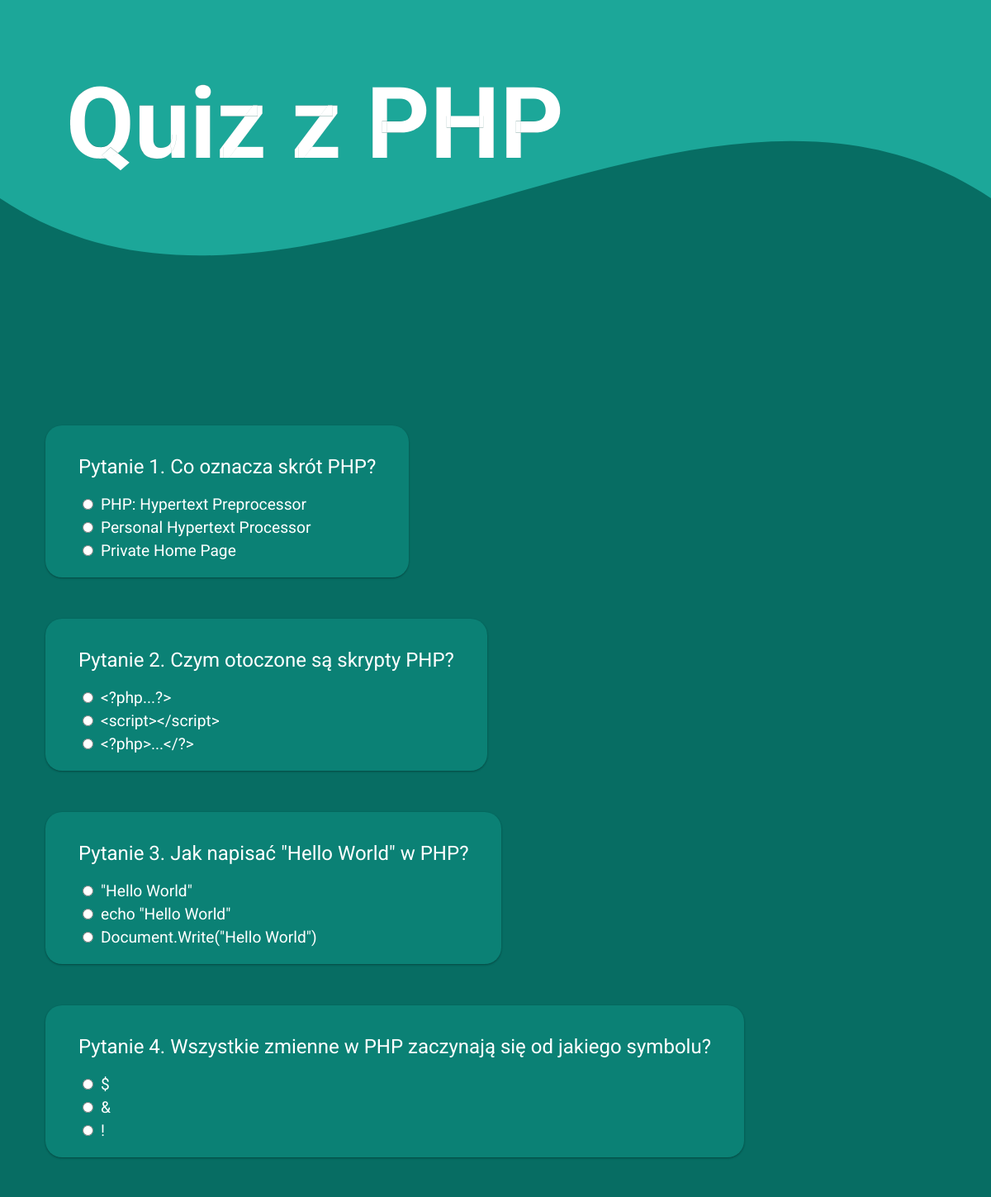
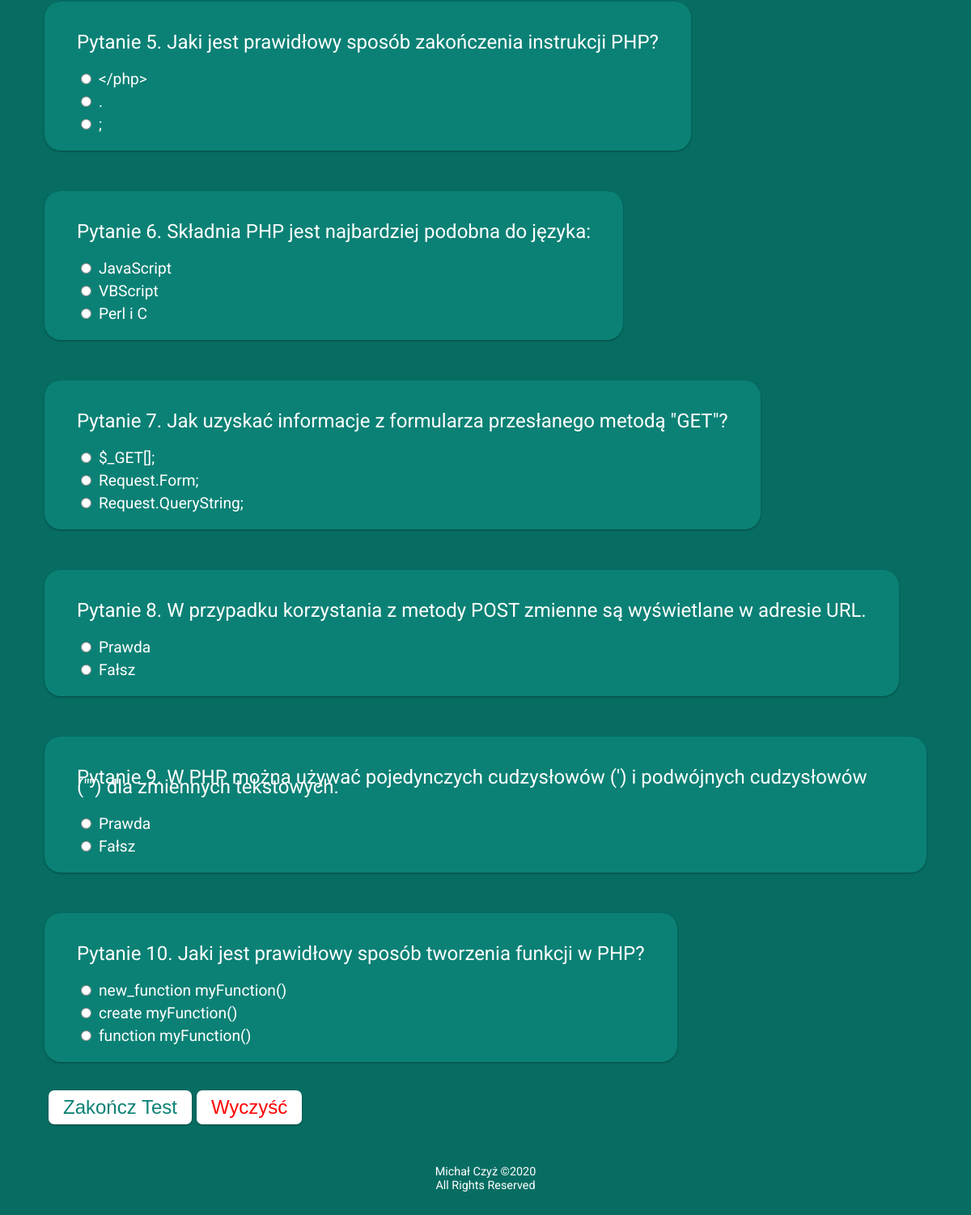
The app's page /quiz/index.php with its own data (2 pictures, top to bottom).
### tables this page shows
CREATE TABLE `quiz` (
  `id` int(11) NOT NULL,
  `question` text NOT NULL,
  `answer1` text NOT NULL,
  `answer2` text NOT NULL,
  `answer3` text NOT NULL,
  `correct` text NOT NULL
);

### quiz/index.php (the view, shortened to what this page needs)
<?php
    @require "./auth.php";
    $query = "SELECT * FROM quiz";
    $result = $db -> query($query);
    while($row = $result -> fetch_array()) {
        $rows[] = $row;
    }
?>
<!DOCTYPE html>
<html lang="en">
<head>
    <link rel="stylesheet" href="https://unpkg.com/aos@next/dist/aos.css" />
</head>
<body>
    <div class="header">
        <h1 data-aos="fade-right" data-aos-duration="1000">Quiz z PHP</h1>
        <svg viewBox="0 0 500 500" preserveAspectRatio="xMinYMin meet">
            <path d="M0,100 C150,200 350,0 500,100 L500,00 L0,0 Z" style="stroke: none; fill:#1ca799;"></path>
        </svg>
    </div>
    <div class="questions">
        <form action="./answers/" method="POST">
            <div data-aos="fade-up" data-aos-duration="1000" class="question-block">
                <h3>Pytanie <?php echo $rows[0][0] . '. '. $rows[0][1];?></h3>
                <div><label><input type="radio" name="q<?php echo $rows[0][0];?>" value="A"> <span class="ans"><?php echo $rows[0][2];?></span></label></div>
                <div><label><input type="radio" name="q<?php echo $rows[0][0];?>" value="B"> <span class="ans"><?php echo $rows[0][3];?></span></label></div>
                <div><label><input type="radio" name="q<?php echo $rows[0][0];?>" value="C"> <span class="ans"><?php echo $rows[0][4];?></span></label></div>
            </div>
            <div data-aos="fade-up" data-aos-duration="1000" class="question-block">
                <h3>Pytanie <?php echo $rows[1][0] . '. '. $rows[1][1];?></h3>
                <div><label><input type="radio" name="q<?php echo $rows[1][0];?>" value="A"> <span class="ans"><?php echo $rows[1][2];?></span></label></div>
                <div><label><input type="radio" name="q<?php echo $rows[1][0];?>" value="B"> <span class="ans"><?php echo $rows[1][3];?></span></label></div>
                <div><label><input type="radio" name="q<?php echo $rows[1][0];?>" value="C"> <span class="ans"><?php echo $rows[1][4];?></span></label></div>
            </div>
            <div data-aos="fade-up" data-aos-duration="1000" class="question-block">
                <h3>Pytanie <?php echo $rows[2][0] . '. '. $rows[2][1];?></h3>
                <div><label><input type="radio" name="q<?php echo $rows[2][0];?>" value="A"> <span class="ans"><?php echo $rows[2][2];?></span></label></div>
                <div><label><input type="radio" name="q<?php echo $rows[2][0];?>" value="B"> <span class="ans"><?php echo $rows[2][3];?></span></label></div>
                <div><label><input type="radio" name="q<?php echo $rows[2][0];?>" value="C"> <span class="ans"><?php echo $rows[2][4];?></span></label></div>
            </div>
            <div data-aos="fade-up" data-aos-duration="1000" class="question-block">
                <h3>Pytanie <?php echo $rows[3][0] . '. '. $rows[3][1];?></h3>
                <div><label><input type="radio" name="q<?php echo $rows[3][0];?>" value="A"> <span class="ans"><?php echo $rows[3][2];?></span></label></div>
                <div><label><input type="radio" name="q<?php echo $rows[3][0];?>" value="B"> <span class="ans"><?php echo $rows[3][3];?></span></label></div>
                <div><label><input type="radio" name="q<?php echo $rows[3][0];?>" value="C"> <span class="ans"><?php echo $rows[3][4];?></span></label></div>
            </div>
            <div data-aos="fade-up" data-aos-duration="1000" class="question-block">
                <h3>Pytanie <?php echo $rows[4][0] . '. '. $rows[4][1];?></h3>
                <div><label><input type="radio" name="q<?php echo $rows[4][0];?>" value="A"> <span class="ans"><?php echo $rows[4][2];?></span></label></div>
                <div><label><input type="radio" name="q<?php echo $rows[4][0];?>" value="B"> <span class="ans"><?php echo $rows[4][3];?></span></label></div>
                <div><label><input type="radio" name="q<?php echo $rows[4][0];?>" value="C"> <span class="ans"><?php echo $rows[4][4];?></span></label></div>
            </div>
            <div data-aos="fade-up" data-aos-duration="1000" class="question-block">
                <h3>Pytanie <?php echo $rows[5][0] . '. '. $rows[5][1];?></h3>
                <div><label><input type="radio" name="q<?php echo $rows[5][0];?>" value="A"> <span class="ans"><?php echo $rows[5][2];?></span></label></div>
                <div><label><input type="radio" name="q<?php echo $rows[5][0];?>" value="B"> <span class="ans"><?php echo $rows[5][3];?></span></label></div>
                <div><label><input type="radio" name="q<?php echo $rows[5][0];?>" value="C"> <span class="ans"><?php echo $rows[5][4];?></span></label></div>
            </div>
            <div data-aos="fade-up" data-aos-duration="1000" class="question-block">
                <h3>Pytanie <?php echo $rows[6][0] . '. '. $rows[6][1];?></h3>
                <div><label><input type="radio" name="q<?php echo $rows[6][0];?>" value="A"> <span class="ans"><?php echo $rows[6][2];?></span></label></div>
                <div><label><input type="radio" name="q<?php echo $rows[6][0];?>" value="B"> <span class="ans"><?php echo $rows[6][3];?></span></label></div>
                <div><label><input type="radio" name="q<?php echo $rows[6][0];?>" value="C"> <span class="ans"><?php echo $rows[6][4];?></span></label></div>
            </div>
            <div data-aos="fade-up" data-aos-duration="1000" class="question-block">
                <h3>Pytanie <?php echo $rows[7][0] . '. '. $rows[7][1];?></h3>
                <div><label><input type="radio" name="q<?php echo $rows[7][0];?>" value="A"> <span class="ans"><?php echo $rows[7][2];?></span></label></div>
                <div><label><input type="radio" name="q<?php echo $rows[7][0];?>" value="B"> <span class="ans"><?php echo $rows[7][3];?></span></label></div>
            </div>
            <div data-aos="fade-up" data-aos-duration="1000" class="question-block">
                <h3>Pytanie <?php echo $rows[8][0] . '. '. $rows[8][1];?></h3>
                <div><label><input type="radio" name="q<?php echo $rows[8][0];?>" value="A"> <span class="ans"><?php echo $rows[8][2];?></span></label></div>
                <div><label><input type="radio" name="q<?php echo $rows[8][0];?>" value="B"> <span class="ans"><?php echo $rows[8][3];?></span></label></div>
            </div>
            <div data-aos="fade-up" data-aos-duration="1000" class="question-block">
                <h3>Pytanie <?php echo $rows[9][0] . '. '. $rows[9][1];?></h3>
                <div><label><input type="radio" name="q<?php echo $rows[9][0];?>" value="A"> <span class="ans"><?php echo $rows[9][2];?></span></label></div>
                <div><label><input type="radio" name="q<?php echo $rows[9][0];?>" value="B"> <span class="ans"><?php echo $rows[9][3];?></span></label></div>
                <div><label><input type="radio" name="q<?php echo $rows[9][0];?>" value="C"> <span class="ans"><?php echo $rows[9][4];?></span></label></div>
            </div>
            <div data-aos="fade-up" data-aos-duration="1000" class="answer-block">
                <button type="submit" name="quiz"><span>Zakończ Test</span></button>
                <button type="reset" class="warn"><span>Wyczyść</span></button>
            </div>
        </form>
    </div>
    <div data-aos="fade-down" data-aos-anchor-placement="top-bottom" data-aos-duration="1000" class="footer">
        <span>Michał Czyż &copy;2020</span>
        <span>All Rights Reserved</span>
    </div>
</body>
</html>

### quiz/index.php (style rules this page uses)
html, body { margin: 0; border: 0; min-height: 100%; background: #076d63; color: white; font-family: Roboto; font-size: 3vh; }
svg { display: inline-block; position: absolute; top: 0; left: 0; }
.header { display: flex; position: relative; width: 100%; padding-bottom: 20%; vertical-align: middle; overflow: hidden; }
.footer { display: flex; justify-content: center; align-items: center; flex-direction: column; font-size: 0.6rem; margin: 40px; }
h1 { z-index: 10; font-size: 5rem; margin: 10vh 0 0 10vh; -webkit-text-stroke: 0.1px #095049; }
.questions { margin: 30px; }
h3 { font-weight: 400; font-size: 1rem; line-height: 0.5; }
.ans { font-size: 0.8rem; }
.question-block { margin: 25px 25px; background: #0b8175; border-radius: 20px; padding: 20px 40px; box-shadow: 0 1px 3px rgba(0,0,0,0.12), 0 1px 2px rgba(0,0,0,0.24); display: flex; justify-content: center; align-items: start; flex-direction: column; }
.answer-block { margin: 0; border-radius: 20px; padding: 10px 30px; }
form { display: flex; justify-content: start; align-items: start; flex-direction: column; }
label { cursor: pointer; }
button { outline: none; border: none; background: white; padding: 7px 18px; border-radius: 7px; color: #0b8175; box-shadow: 0 1px 3px rgba(0,0,0,0.12), 0 1px 2px rgba(0,0,0,0.24); transition: all 0.3s cubic-bezier(.25,.8,.25,1); cursor: pointer; font-size: 1rem; }
.warn { color: red; transition: 0.2s all ease-in-out; }

### records on screen
quiz: id "1", question "Co oznacza skrót PHP?", answer1 "PHP: Hypertext Preprocessor", answer2 "Personal Hypertext Processor", answer3 "Private Home Page"
quiz: id "2", question "Czym otoczone są skrypty PHP?", answer1 "<?php...?>", answer2 "<script></script>", answer3 "<?php>...</?>"
quiz: id "3", question "Jak napisać \"Hello World\" w PHP?", answer1 "\"Hello World\"", answer2 "echo \"Hello World\"", answer3 "Document.Write(\"Hello World\")"
quiz: id "4", question "Wszystkie zmienne w PHP zaczynają się od jakiego symbolu?", answer1 "$", answer2 "&", answer3 "!"
quiz: id "5", question "Jaki jest prawidłowy sposób zakończenia instrukcji PHP?", answer1 "</php>", answer2 ".", answer3 ";"
quiz: id "6", question "Składnia PHP jest najbardziej podobna do języka:", answer1 "JavaScript", answer2 "VBScript", answer3 "Perl i C"
quiz: id "7", question "Jak uzyskać informacje z formularza przesłanego metodą \"GET\"?", answer1 "$_GET[];", answer2 "Request.Form;", answer3 "Request.QueryString;"
quiz: id "8", question "W przypadku korzystania z metody POST zmienne są wyświetlane w adresie URL.", answer1 "Prawda", answer2 "Fałsz"
quiz: id "9", question "W PHP można używać pojedynczych cudzysłowów (') i podwójnych cudzysłowów (\"\") dla zmiennych tekstowych.", answer1 "Prawda", answer2 "Fałsz"
quiz: id "10", question "Jaki jest prawidłowy sposób tworzenia funkcji w PHP?", answer1 "new_function myFunction()", answer2 "create myFunction()", answer3 "function myFunction()"
